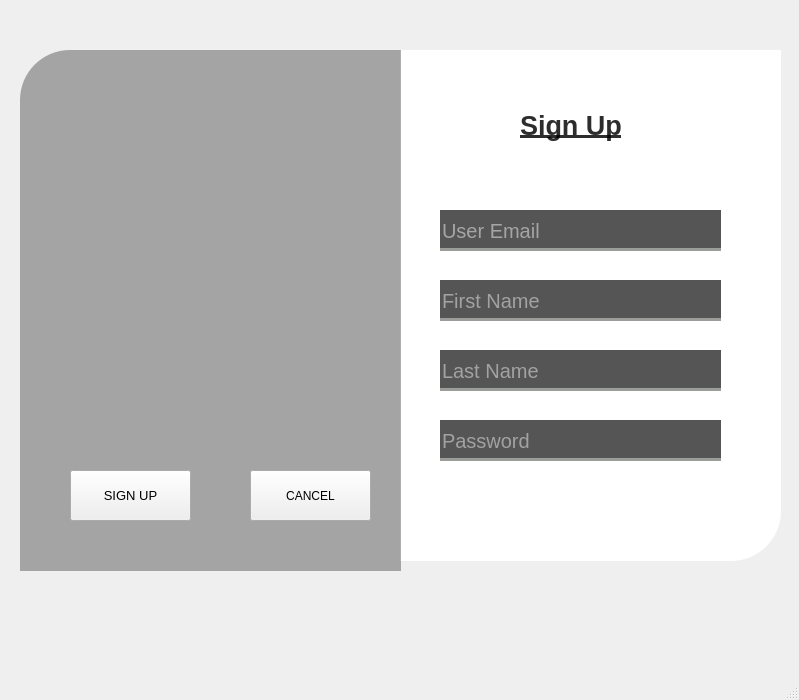
<?xml version="1.0" encoding="UTF-8"?>
<ui version="4.0">
 <class>MainWindow</class>
 <widget class="QMainWindow" name="MainWindow">
  <property name="geometry">
   <rect>
    <x>0</x>
    <y>0</y>
    <width>799</width>
    <height>700</height>
   </rect>
  </property>
  <property name="windowTitle">
   <string>MainWindow</string>
  </property>
  <widget class="QWidget" name="centralwidget">
   <widget class="QLabel" name="label">
    <property name="geometry">
     <rect>
      <x>20</x>
      <y>60</y>
      <width>381</width>
      <height>511</height>
     </rect>
    </property>
    <property name="styleSheet">
     <string notr="true">border-image: url(signupImage.jpeg);
border-top-left-radius:50px;</string>
    </property>
    <property name="text">
     <string/>
    </property>
   </widget>
   <widget class="QLineEdit" name="firstname">
    <property name="geometry">
     <rect>
      <x>440</x>
      <y>280</y>
      <width>281</width>
      <height>41</height>
     </rect>
    </property>
    <property name="font">
     <font>
      <pointsize>15</pointsize>
     </font>
    </property>
    <property name="styleSheet">
     <string notr="true">background-color:rgba(0,0,0,170);
border:none;
border-bottom:3px solid rgba(155,158,152,255);
color: rgba(255,255,255,230);
padding-top:5px;
padding-bottom:2px;
</string>
    </property>
    <property name="placeholderText">
     <string>First Name</string>
    </property>
   </widget>
   <widget class="QLabel" name="label_4">
    <property name="geometry">
     <rect>
      <x>20</x>
      <y>50</y>
      <width>381</width>
      <height>521</height>
     </rect>
    </property>
    <property name="styleSheet">
     <string notr="true">background-color:rgba(0,0,0,80);
border-top-left-radius: 50px;</string>
    </property>
    <property name="text">
     <string/>
    </property>
   </widget>
   <widget class="QLineEdit" name="lastname">
    <property name="geometry">
     <rect>
      <x>440</x>
      <y>350</y>
      <width>281</width>
      <height>41</height>
     </rect>
    </property>
    <property name="font">
     <font>
      <pointsize>15</pointsize>
     </font>
    </property>
    <property name="styleSheet">
     <string notr="true">background-color:rgba(0,0,0,170);
border:none;
border-bottom:3px solid rgba(155,158,152,255);
color: rgba(255,255,255,230);
padding-top:5px;
padding-bottom:2px;
</string>
    </property>
    <property name="text">
     <string/>
    </property>
    <property name="placeholderText">
     <string>Last Name</string>
    </property>
   </widget>
   <widget class="QLineEdit" name="email">
    <property name="geometry">
     <rect>
      <x>440</x>
      <y>210</y>
      <width>281</width>
      <height>41</height>
     </rect>
    </property>
    <property name="font">
     <font>
      <pointsize>15</pointsize>
     </font>
    </property>
    <property name="styleSheet">
     <string notr="true">background-color:rgba(0,0,0,170);
border:none;
border-bottom:3px solid rgba(155,158,152,255);
color: rgba(255,255,255,240);
padding-top:5px;
padding-bottom:2px;
</string>
    </property>
    <property name="text">
     <string/>
    </property>
    <property name="placeholderText">
     <string>User Email</string>
    </property>
   </widget>
   <widget class="QLineEdit" name="pass1">
    <property name="geometry">
     <rect>
      <x>440</x>
      <y>420</y>
      <width>281</width>
      <height>41</height>
     </rect>
    </property>
    <property name="font">
     <font>
      <pointsize>15</pointsize>
     </font>
    </property>
    <property name="styleSheet">
     <string notr="true">background-color:rgba(0,0,0,170);
border:none;
border-bottom:3px solid rgba(155,158,152,255);
color: rgba(255,255,255,230);
padding-top:5px;
padding-bottom:2px;
</string>
    </property>
    <property name="text">
     <string/>
    </property>
    <property name="placeholderText">
     <string>Password</string>
    </property>
   </widget>
   <widget class="QLabel" name="label_5">
    <property name="geometry">
     <rect>
      <x>520</x>
      <y>100</y>
      <width>141</width>
      <height>51</height>
     </rect>
    </property>
    <property name="font">
     <font>
      <pointsize>20</pointsize>
      <weight>75</weight>
      <bold>true</bold>
      <underline>true</underline>
     </font>
    </property>
    <property name="styleSheet">
     <string notr="true">color: rgba(0,0,0,210);
</string>
    </property>
    <property name="text">
     <string>Sign Up</string>
    </property>
   </widget>
   <widget class="QLabel" name="label_2">
    <property name="geometry">
     <rect>
      <x>400</x>
      <y>50</y>
      <width>381</width>
      <height>511</height>
     </rect>
    </property>
    <property name="styleSheet">
     <string notr="true">background-color:rgba(255,255,255,255);
border-bottom-right-radius: 50px;</string>
    </property>
    <property name="text">
     <string/>
    </property>
   </widget>
   <widget class="QPushButton" name="signupButton">
    <property name="geometry">
     <rect>
      <x>70</x>
      <y>470</y>
      <width>121</width>
      <height>51</height>
     </rect>
    </property>
    <property name="font">
     <font>
      <pointsize>10</pointsize>
     </font>
    </property>
    <property name="mouseTracking">
     <bool>true</bool>
    </property>
    <property name="tabletTracking">
     <bool>true</bool>
    </property>
    <property name="text">
     <string>SIGN UP</string>
    </property>
   </widget>
   <widget class="QPushButton" name="cancelButton">
    <property name="geometry">
     <rect>
      <x>250</x>
      <y>470</y>
      <width>121</width>
      <height>51</height>
     </rect>
    </property>
    <property name="font">
     <font>
      <pointsize>9</pointsize>
     </font>
    </property>
    <property name="mouseTracking">
     <bool>true</bool>
    </property>
    <property name="tabletTracking">
     <bool>true</bool>
    </property>
    <property name="text">
     <string>CANCEL</string>
    </property>
    <property name="checkable">
     <bool>false</bool>
    </property>
   </widget>
   <zorder>label_2</zorder>
   <zorder>label</zorder>
   <zorder>label_4</zorder>
   <zorder>firstname</zorder>
   <zorder>lastname</zorder>
   <zorder>email</zorder>
   <zorder>pass1</zorder>
   <zorder>label_5</zorder>
   <zorder>signupButton</zorder>
   <zorder>cancelButton</zorder>
  </widget>
  <widget class="QMenuBar" name="menubar">
   <property name="geometry">
    <rect>
     <x>0</x>
     <y>0</y>
     <width>799</width>
     <height>26</height>
    </rect>
   </property>
  </widget>
  <widget class="QStatusBar" name="statusbar"/>
 </widget>
 <resources>
  <include location="res2.qrc"/>
 </resources>
 <connections/>
</ui>
